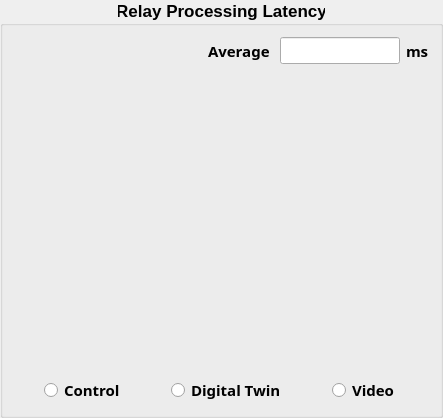
       <widget class="QGroupBox" name="box_latency">
        <property name="font">
         <font>
          <family>Segoe UI</family>
          <pointsize>13</pointsize>
          <bold>true</bold>
         </font>
        </property>
        <property name="title">
         <string>Relay Processing Latency</string>
        </property>
        <property name="alignment">
         <set>Qt::AlignmentFlag::AlignHCenter|Qt::AlignmentFlag::AlignTop</set>
        </property>
        <layout class="QGridLayout" name="gridLayout_2">
         <item row="0" column="0">
          <layout class="QHBoxLayout" name="horizontalLayout_6">
           <item>
            <spacer name="horizontalSpacer_16">
             <property name="orientation">
              <enum>Qt::Orientation::Horizontal</enum>
             </property>
             <property name="sizeHint" stdset="0">
              <size>
               <width>40</width>
               <height>20</height>
              </size>
             </property>
            </spacer>
           </item>
           <item>
            <widget class="QLabel" name="label_7">
             <property name="font">
              <font>
               <family>Segoe UI Variable</family>
               <pointsize>11</pointsize>
               <fontweight>Medium</fontweight>
              </font>
             </property>
             <property name="text">
              <string>Average </string>
             </property>
            </widget>
           </item>
           <item>
            <widget class="QLineEdit" name="avg_relay_latency">
             <property name="sizePolicy">
              <sizepolicy hsizetype="Fixed" vsizetype="Fixed">
               <horstretch>0</horstretch>
               <verstretch>0</verstretch>
              </sizepolicy>
             </property>
             <property name="minimumSize">
              <size>
               <width>120</width>
               <height>0</height>
              </size>
             </property>
             <property name="maximumSize">
              <size>
               <width>120</width>
               <height>16777215</height>
              </size>
             </property>
             <property name="font">
              <font>
               <family>Consolas</family>
               <pointsize>12</pointsize>
               <bold>true</bold>
              </font>
             </property>
             <property name="text">
              <string/>
             </property>
             <property name="alignment">
              <set>Qt::AlignmentFlag::AlignCenter</set>
             </property>
             <property name="readOnly">
              <bool>true</bool>
             </property>
            </widget>
           </item>
           <item>
            <widget class="QLabel" name="label_8">
             <property name="font">
              <font>
               <family>Segoe UI Variable</family>
               <pointsize>11</pointsize>
               <fontweight>Medium</fontweight>
              </font>
             </property>
             <property name="text">
              <string>ms</string>
             </property>
            </widget>
           </item>
          </layout>
         </item>
         <item row="2" column="0">
          <layout class="QHBoxLayout" name="horizontalLayout_4">
           <item>
            <spacer name="horizontalSpacer_11">
             <property name="orientation">
              <enum>Qt::Orientation::Horizontal</enum>
             </property>
             <property name="sizeHint" stdset="0">
              <size>
               <width>30</width>
               <height>20</height>
              </size>
             </property>
            </spacer>
           </item>
           <item>
            <widget class="QRadioButton" name="chk_show_control">
             <property name="font">
              <font>
               <family>Segoe UI Variable</family>
               <pointsize>11</pointsize>
               <fontweight>Medium</fontweight>
              </font>
             </property>
             <property name="text">
              <string>Control</string>
             </property>
            </widget>
           </item>
           <item>
            <spacer name="horizontalSpacer_9">
             <property name="orientation">
              <enum>Qt::Orientation::Horizontal</enum>
             </property>
             <property name="sizeType">
              <enum>QSizePolicy::Policy::Fixed</enum>
             </property>
             <property name="sizeHint" stdset="0">
              <size>
               <width>40</width>
               <height>20</height>
              </size>
             </property>
            </spacer>
           </item>
           <item>
            <widget class="QRadioButton" name="chk_show_digitaltwin">
             <property name="font">
              <font>
               <family>Segoe UI Variable</family>
               <pointsize>11</pointsize>
               <fontweight>Medium</fontweight>
              </font>
             </property>
             <property name="text">
              <string>Digital Twin</string>
             </property>
            </widget>
           </item>
           <item>
            <spacer name="horizontalSpacer_10">
             <property name="orientation">
              <enum>Qt::Orientation::Horizontal</enum>
             </property>
             <property name="sizeType">
              <enum>QSizePolicy::Policy::Fixed</enum>
             </property>
             <property name="sizeHint" stdset="0">
              <size>
               <width>40</width>
               <height>20</height>
              </size>
             </property>
            </spacer>
           </item>
           <item>
            <widget class="QRadioButton" name="chk_show_video">
             <property name="font">
              <font>
               <family>Segoe UI Variable</family>
               <pointsize>11</pointsize>
               <fontweight>Medium</fontweight>
              </font>
             </property>
             <property name="text">
              <string>Video</string>
             </property>
            </widget>
           </item>
           <item>
            <spacer name="horizontalSpacer_12">
             <property name="orientation">
              <enum>Qt::Orientation::Horizontal</enum>
             </property>
             <property name="sizeHint" stdset="0">
              <size>
               <width>30</width>
               <height>20</height>
              </size>
             </property>
            </spacer>
           </item>
          </layout>
         </item>
         <item row="1" column="0">
          <widget class="QCustomPlot" name="plot_relay_latency" native="true">
           <property name="minimumSize">
            <size>
             <width>0</width>
             <height>300</height>
            </size>
           </property>
          </widget>
         </item>
        </layout>
       </widget>
